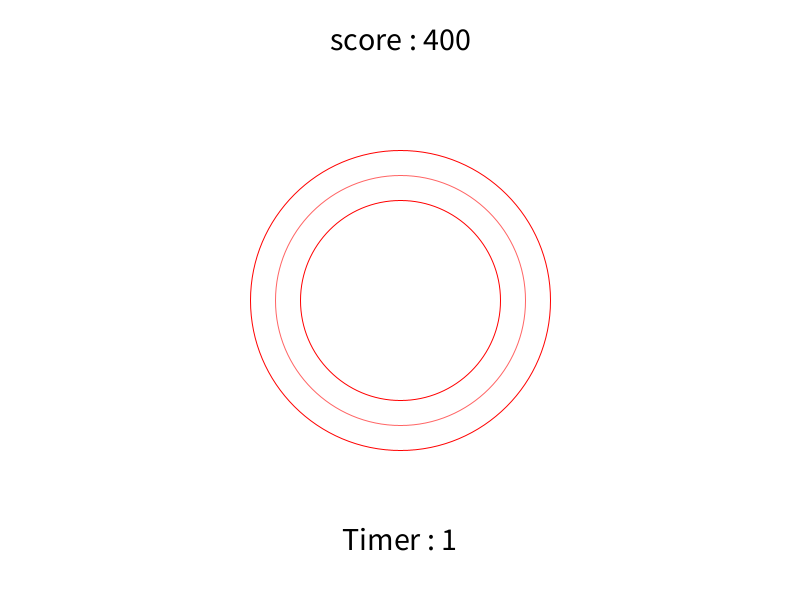
Frame 1 (no input)
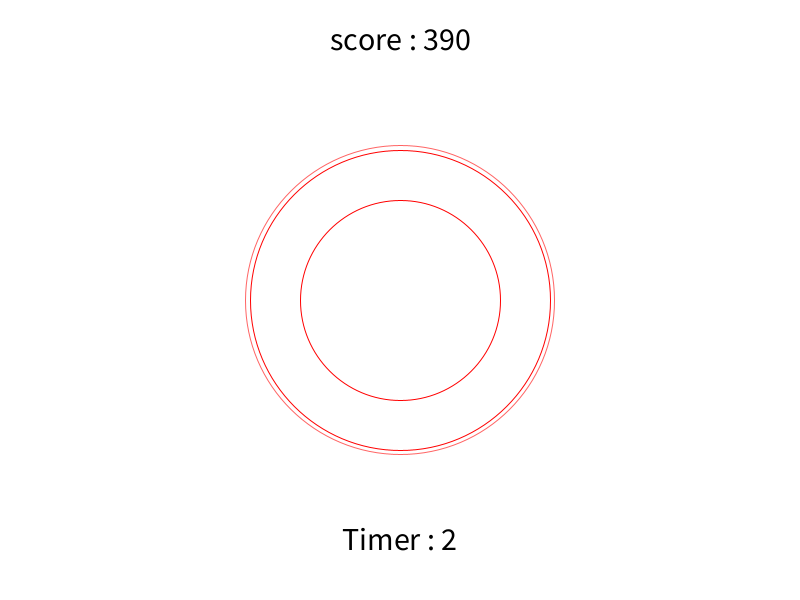
Frame 60 (the mouse pressed at the canvas centre just before this capture)
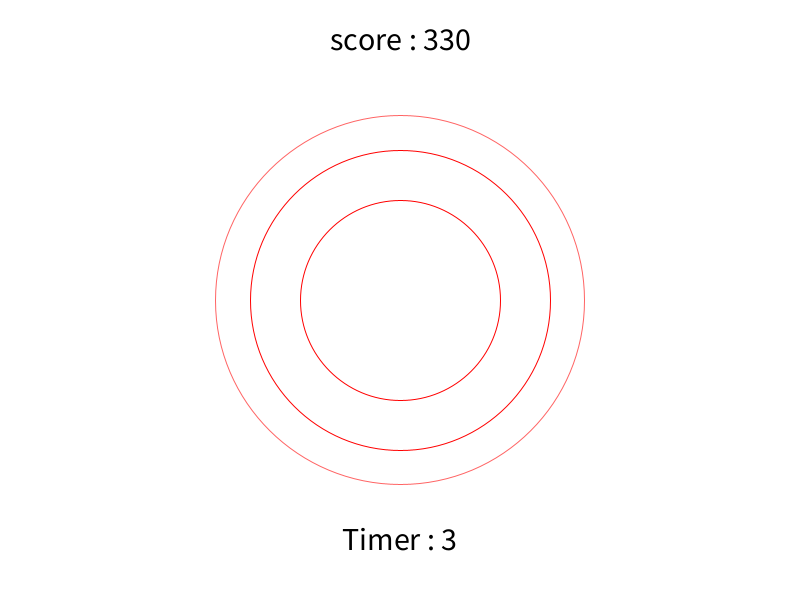
Frame 120 (the mouse held since frame 60 and released just before this capture)

The Processing sketch that drew these frames (run headless with seeded random() and noise(); from frame 60 on, the mouse is pressed at the canvas centre):

// Processing sketch: circle_game_live_coding_2020
// ── circle_game_live_coding_2020.pde
float ellipseSize;
float lowSize;
float offset;
float speed;
int score;
boolean isWin = false;
int stepID = 0;

void setup() {
  size(800, 600);
  textAlign(CENTER);
  initGame();
}

void draw() {
  // Page blanche
  background(255);
  noFill();
  // Rouge
  stroke(255, 0, 0);
 
  // dessine la petite ellipse
  ellipse(width/2, height/2, lowSize, lowSize);
 
  // dessine la grande ellipse
  ellipse(width/2, height/2, lowSize+offset, lowSize+offset);
  // dessine l'ellipse
  // en rose
  stroke(255, 100, 100);
  ellipse(width/2, height/2, ellipseSize, ellipseSize);
  // fait varier la taille de l'ellipse
  ellipseSize += speed;
  ellipseSize = constrain(ellipseSize,0,width);
  // Calcul du score
  // Si la taille de l'ellipse est plus petite que la petite ellipse 
  // ou plus grande que la grande ellipse
  // alors le score diminue
  if(ellipseSize < lowSize || ellipseSize > (lowSize+offset)){
      score--;
  }

  // condition de défaite
  if(score<=0 && isWin == false){
    gameOver();
  }
  
  // Affichage du score
  displayScore();
  
  // passage au niveau 1
  // jouer plus de 30s
  // alors on multiplie la speed par 2
  if(millis() > 30000 && stepID == 0){
    speed *= 2; 
    stepID = 1;
  }
  
  // passage au niveau 2
  // au bout de 60s, on divise l'offset par 2
  if(millis() > 60000 && stepID == 1){
    offset *= 0.5;
    stepID = 2;
  }
  
  // passage au niveau 3
  // on augmente la speed
  if(millis() > 90000 && stepID ==2 ){
    speed *= 1.5;
    stepID = 3;
  }
  
  // pendant le niveau 3 
  // l'offset diminue progressivement
  if(stepID == 3){
    offset -= 0.05;
    offset = constrain(offset, 10, 500);
  }
  
  // Condition de victoire 
  // On gagne si notre score est encore > 0 au bout de 120000 millisecondes (2 minutes) 
  if(millis() > 120000 && score > 0){
    win();
  }
  
  displayTimer();
}

void keyPressed(){
  // On inverse la vitesse lorsqu'on tape une touche.
  speed *= -1;
}

void displayScore(){
  fill(0);
  textSize(32);
  text("score : "+score, width/2, 50); 
}

// Affichage du timer, avec millis()
void displayTimer(){
  fill(0);
  textSize(32);
  text("Timer : "+(int) millis()/1000, width/2, height-50); 
}

void gameOver(){
  background(255,0,0);
  fill(0);
  textSize(40);
  text("Game Over !", width/2,height/2);
}

void win(){
  isWin = true;
  background(255);
  fill(0);
  textSize(40);
  text("You win !", width/2,height/2);
  if (keyPressed) {
      initGame();
  }
}

// Initialisation des variables du jeu.
void initGame(){
  score = 400;
  speed = 1;
  ellipseSize = 250;
  lowSize = 200;
  offset = 100;
  isWin = false;
}
